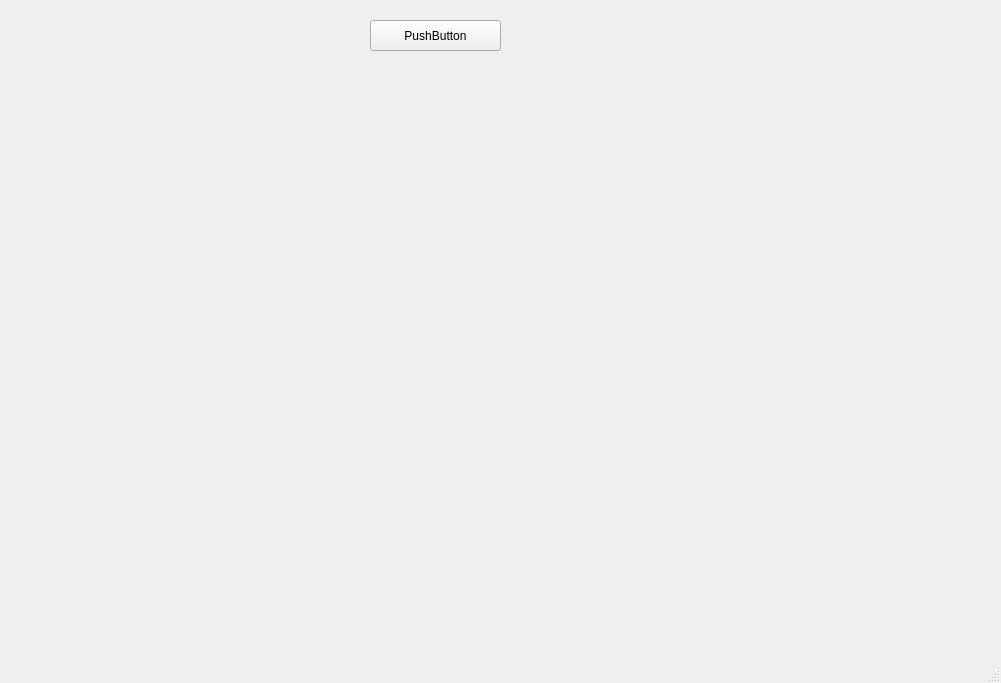
<?xml version="1.0" encoding="UTF-8"?>
<ui version="4.0">
 <class>MainWindow</class>
 <widget class="QMainWindow" name="MainWindow">
  <property name="geometry">
   <rect>
    <x>0</x>
    <y>0</y>
    <width>1001</width>
    <height>683</height>
   </rect>
  </property>
  <property name="windowTitle">
   <string>MainWindow</string>
  </property>
  <widget class="QWidget" name="centralwidget">
   <widget class="QPushButton" name="but">
    <property name="geometry">
     <rect>
      <x>370</x>
      <y>20</y>
      <width>131</width>
      <height>31</height>
     </rect>
    </property>
    <property name="text">
     <string>PushButton</string>
    </property>
   </widget>
  </widget>
  <widget class="QMenuBar" name="menubar">
   <property name="geometry">
    <rect>
     <x>0</x>
     <y>0</y>
     <width>1001</width>
     <height>21</height>
    </rect>
   </property>
  </widget>
  <widget class="QStatusBar" name="statusbar"/>
 </widget>
 <resources/>
 <connections/>
</ui>
